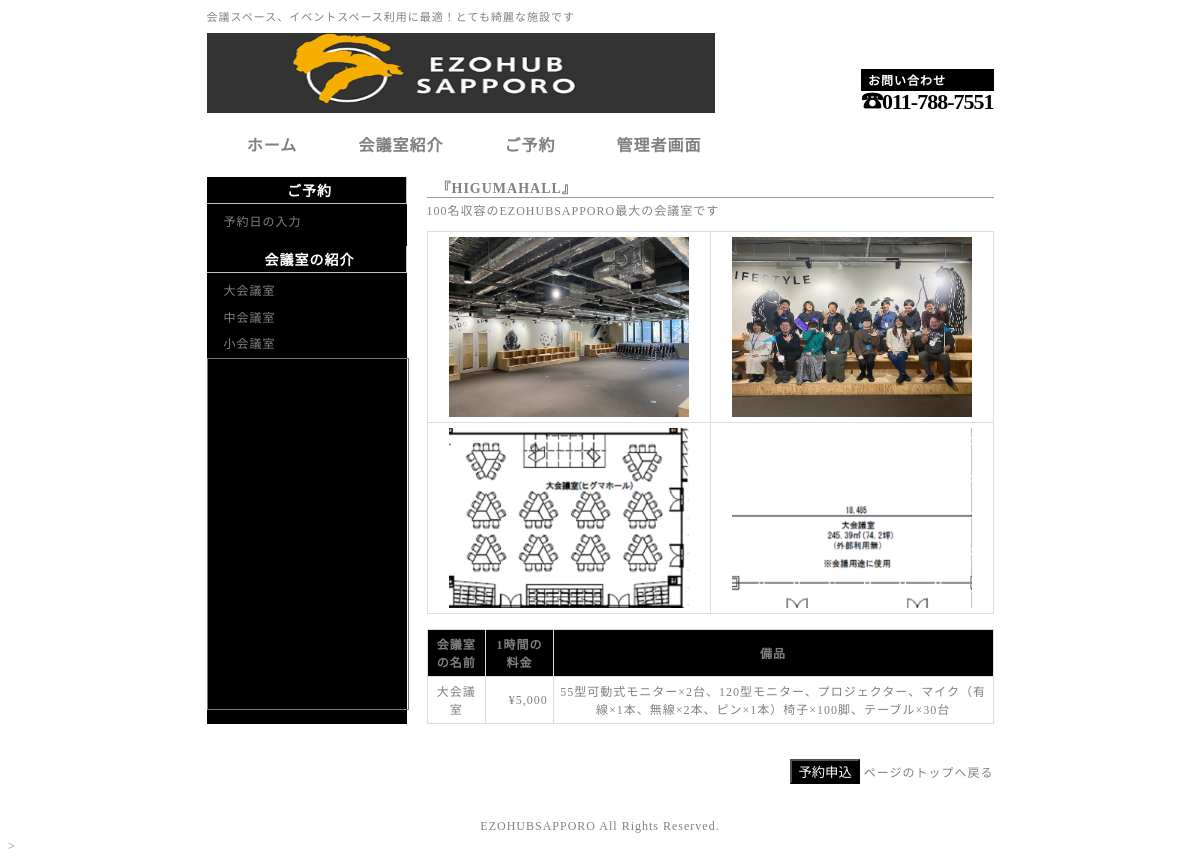
The app's page /roomDetail.php?rno=101 with its own data.
### tables this page shows
CREATE TABLE `room` (
  `room_no` int(11) NOT NULL,
  `room_name` varchar(50) NOT NULL,
  `information` varchar(255) DEFAULT NULL,
  `main_image` varchar(50) NOT NULL,
  `image1` varchar(50) DEFAULT NULL,
  `image2` varchar(50) DEFAULT NULL,
  `image3` varchar(50) DEFAULT NULL,
  `amenity` varchar(255) DEFAULT NULL,
  `dayfee` int(11) NOT NULL,
  `capacity` int(11) NOT NULL,
  `type_id` int(11) NOT NULL
);

CREATE TABLE `room_type` (
  `type_id` int(11) NOT NULL,
  `type_name` varchar(30) NOT NULL
);

### roomDetail.php (the view, shortened to what this page needs)
<?php
  $rno = htmlspecialchars($_GET["rno"]);
  $link = mysqli_connect(DB_SERVER, DB_USER, DB_PASS, DB_NAME);
  mysqli_set_charset($link, "utf8");
?>
<!DOCTYPE html>
<html lang="ja">
<head>
  <link rel="stylesheet" href="./css/style.css" type="text/css">
</head>
<body>
  <header id="header">
    <div id="pr">
      <p>会議スペース、イベントスペース利用に最適！とても綺麗な施設です</p>
    </div>
    <h1><a href="./index.php"><img src="./images/ezohublogo.png" alt=""></a></h1>
    <div id="contact">
      <h2 style="background:black";>お問い合わせ</h2>
      <span class="tel">☎011-788-7551 </span>
    </div>
  </header>
<?php include("./topmenu.php"); ?>
  <div id="contents">
<?php
  $sql = "SELECT room_name, information, main_image, image1, image2,
        image3, type_name, dayfee, amenity FROM room, room_type
        WHERE room.type_id = room_type.type_id
        AND room.room_no = {$rno}";
  $result = mysqli_query($link, $sql);
  $row = mysqli_fetch_array($result, MYSQLI_ASSOC);
?>
    <main id="main">
      <article>
        <section>
          <h3>『<?php echo $row['room_name']; ?>』</h3>
          <p>
<?php echo $row['information']; ?>
          </p>
          <table>
            <tr>
              <td><img class="middle" src="./images/<?php echo $row['main_image']; ?>"></td>
              <td><img class="middle" src="./images/<?php echo $row['image1']; ?>"></td>
            </tr>
            <tr>
              <td><img class="middle" src="./images/<?php echo $row['image2']; ?>"></td>
              <td><img class="middle" src="./images/<?php echo $row['image3']; ?>"></td>
            </tr>
          </table>
          <br>
          <table>
            <th>会議室の名前</th>
            <th>1時間の料金</th>
            <th>備品</th>
            <tr>
              <td><?php echo $row['type_name']; ?></td>
              <td class="number">&yen;<?php echo number_format($row['dayfee']); ?></td>
              <td><?php echo $row['amenity']; ?></td>
            </tr>
          </table>
          <br>
        </section>
      </article>
    </main>
    <aside id="side">
      <section>
        <h2 style="background:black";>ご予約</style=></h2>
        <ul>
          <li><a href="#">予約日の入力</a></li>
        </ul>
      </section>
      <section>
        <h2 style="background:black";>会議室の紹介</h2>
    <?php include("./sideList.php"); ?>
    <iframe src="https://calendar.google.com/calendar/embed?height=600&wkst=1&bgcolor=%23E67C73&ctz=Asia%2FTokyo&showNav=1&showTitle=1&showDate=1&showPrint=0&showTabs=0&showCalendars=0&showTz=0&title=%E4%BA%88%E7%B4%84%E7%8A%B6%E6%B3%81&src=bW9yaXRha2Fub3JpMDYyOUBnbWFpbC5jb20&src=NGZmMTI5ODUwZjg0MzQ0ZDZiNDYzMTMzNTlmNDVjNTBjNjhkZTZlODQyMzIxNDY3NmY1ZDlmYWM2MDVmMTI3OEBncm91cC5jYWxlbmRhci5nb29nbGUuY29t&src=MDY4ZDE4NzgzMzY0N2RhOWZkZjkzNzcxMGU1MjIwYWNlMTc5YmVhMzU0YTBiOTljYzgzMTllMDAxMTNmNTAzOEBncm91cC5jYWxlbmRhci5nb29nbGUuY29t&color=%23039BE5&color=%23E67C73&color=%23009688" style="border:solid 1px #777" width="200" height="350" frameborder="0" scrolling="no"></iframe>
      </section>
    </aside>
    <div id="pageTop">
    <button style="background:black";> <a href="./reserveDay.php"style="color: white";>予約申込</a></button>
      <a href="./index.html#top">ページのトップへ戻る</a>
    </div>
  </div>
  <footer id="footer">
    EZOHUBSAPPORO All Rights Reserved.
  </footer>
</body>
</html>>

### sideList.php (shortened to what this page needs)
<?php
  $s_link = mysqli_connect(DB_SERVER, DB_USER, DB_PASS, DB_NAME);
  mysqli_set_charset($s_link, "utf8");
  $s_result = mysqli_query($s_link, "SELECT * FROM room_type");
  echo "<ul>";
  while($s_row = mysqli_fetch_array( $s_result, MYSQLI_ASSOC )) {
    echo "<li><a href='./roomList.php?tid=" .
        $s_row['type_id'] . "'>" . $s_row['type_name'] . "</a></li>";
  }
  echo "</ul>";
?>

### css/style.css (style rules this page uses)
html { overflow: scroll; }
body { letter-spacing: 1px; font-size: 12px; color:grey; }
a { color: grey; text-decoration: none; }
#header { position: relative; width: 787px; margin: 0 auto; }
#pr { position: absolute; width: 787px; left: 0; top: 0; }
#header h1 { margin: 0; padding-top: 25px; }
#contact { position: absolute; bottom: 0; right: 0; }
#contents { width: 787px; margin: 0 auto; padding: 10px; }
#pageTop { clear: both; padding: 20px 0; text-align: right; }
#main { float: right; width: 567px; }
#side { float: left; width: 200px; }
#footer { padding: 5px 0; text-align: center; }

### css/style_Deco.css (style rules this page uses)
img { border: 0; vertical-align: bottom; }
h1, h2, h3, h4, h5, h6 { margin: 0; }
#header img { width: 508px; }
#header h1 { margin: 0; padding-top: 25px; font-size: 32px; color:black; background:white; }
#header h2 { padding: 1px; font-size: 12px; color:white; padding-right: 6px; padding-left: 6px; background:black; border: 1px solid black; }
#header #pr p { margin: 0; font-size: 11px; }
#header #contact .tel { color: #000000; font-size: 22px; font-weight: bold; letter-spacing: -1px; line-height: 1.0; }
#contents { clear: both; }
#main h3 { margin-bottom: 3px; padding-left: 10px; font-size: 14px; border-bottom: 1px solid #999; }
#main p { margin: 0 0 1em 0; font-size: 12px; }
#main table { width: 100%; border-collapse: collapse; }
#main table th { padding: 5px; font-size: 12px; text-align: center; border: 1px solid #ddd; background: black; }
#main table td { padding: 5px; font-size: 12px; text-align: center; border: 1px solid #ddd; }
#main table td.number { text-align: right; }
#main img.middle { width: 240px; }
#side { background: black; }
#side section { margin-bottom: 10px; }
#side h2 { padding: 3px; font-size: 14px; font-weight: bold; color: #fff; padding-left: 10px; background: black; border-bottom: 1px solid #C1C1C1; border-right: 1px solid #C1C1C1; text-align: center; }
#side ul { margin: 5px 0 0 5px; padding: 0; }
#side li { padding: 5px 0 5px 0; line-height: 1.4; list-style: none; }
#side li a { display: block; padding-left: 12px; ; }

### records on screen
room: room_name "HIGUMAHALL", information "100名収容のEZOHUBSAPPORO最大の会議室です", main_image (picture), image1 (picture), image2 (picture), image3 (picture), type.type_name "大会議室", dayfee "5,000", amenity "55型可動式モニター×2台、120型モニター、プロジェクター、マイク（有線×1本、無線×2本、ピン×1本）椅子×100脚、テーブル×30台"
room_type: type_name "大会議室"
room_type: type_name "中会議室"
room_type: type_name "小会議室"
